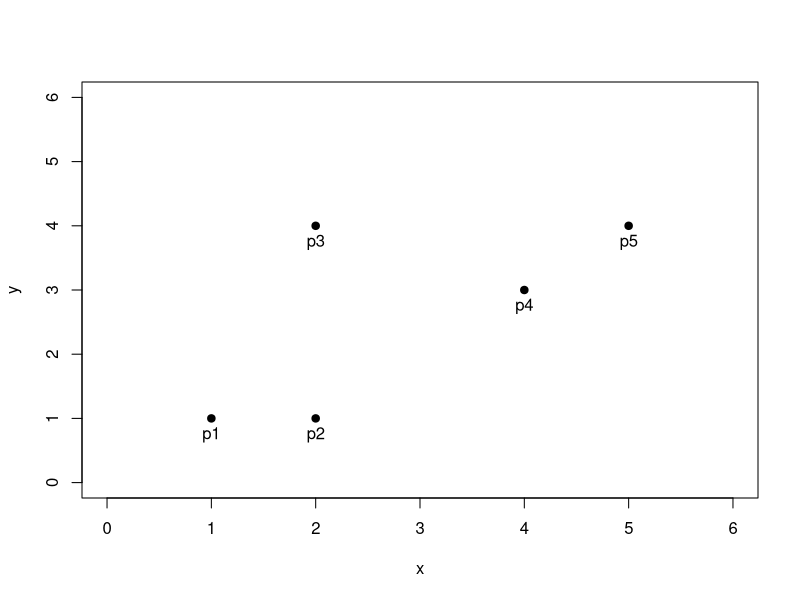
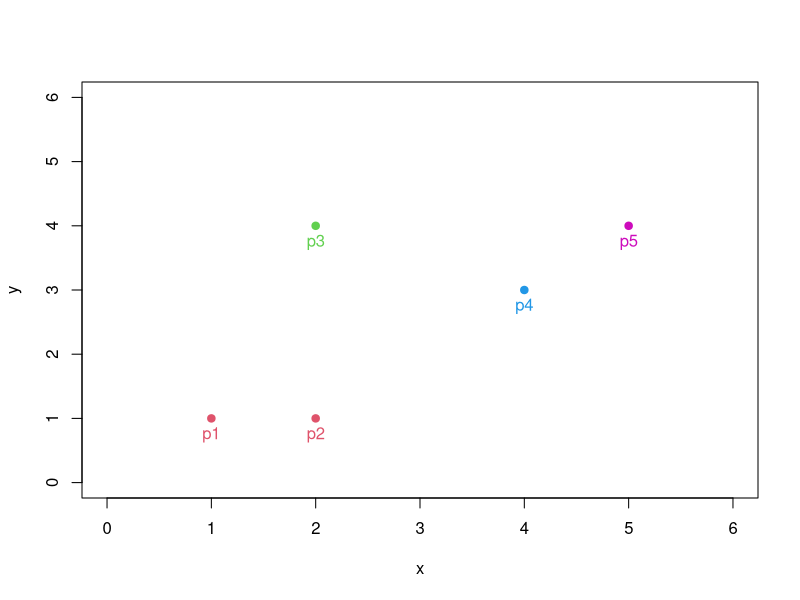
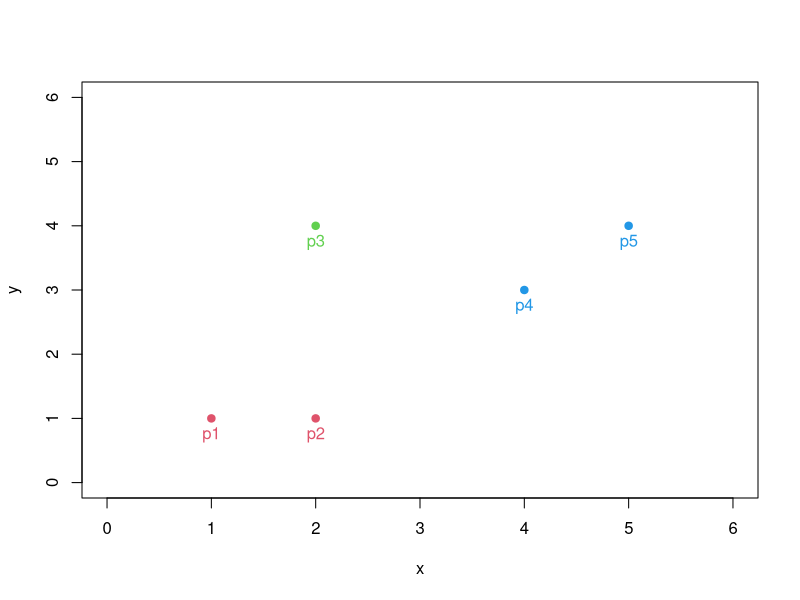
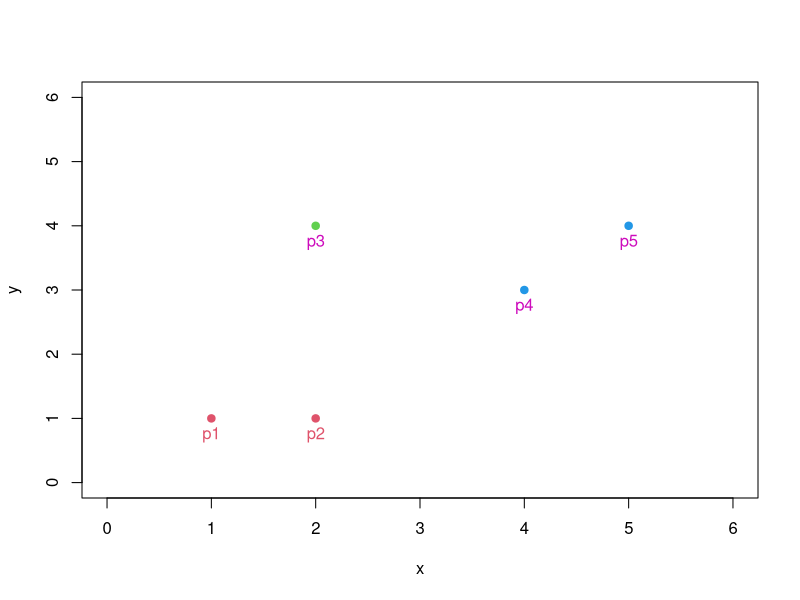
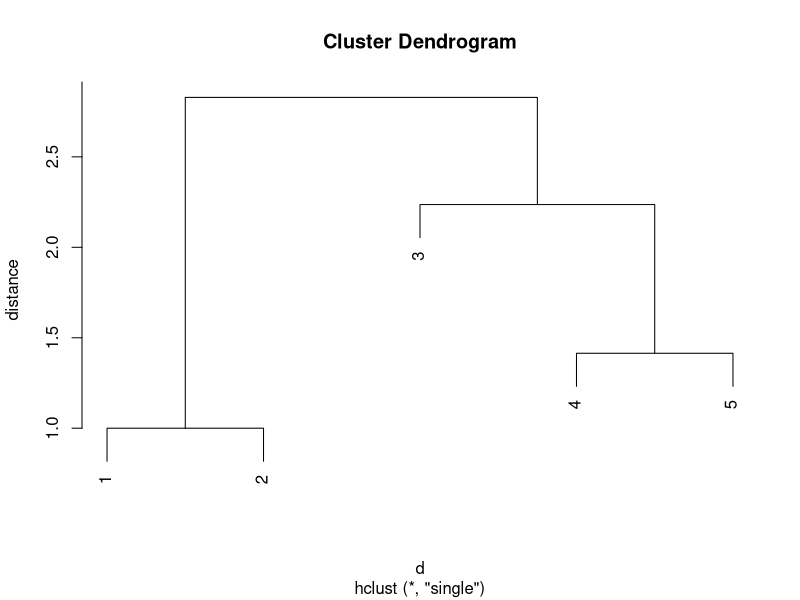

R code for these plots, in order:
## ---- chunk 1
knitr::opts_chunk$set(echo = TRUE, comment="")
## ---- chunk 2
x <- c(1,2,2,4,5)
y <- c(1,1,4,3,4)
df <- data.frame(cbind(x,y))
df
## ---- chunk 3
plot(df, pch=19, xlim=c(0,6), ylim=c(0,6))
text(df[,1], df[,2], labels=paste0("p",1:5), pos=1)
## ---- chunk 4
d <- dist(df, method="euclidian")
d

temp <- as.matrix(d)
temp
## ---- chunk 5
diag(temp) <- 999
## ---- chunk 6
which(temp==min(temp))
## ---- chunk 7
matrix(1:25, 5,5)
## ---- chunk 8
pos <- which(temp==min(temp))[1]
pos
## ---- chunk 9
if (pos %% ncol(temp)!=0){ # column 수로 위치(pos)를 나눈 나머지가 0이 아닌 경우

  c <- pos %/% ncol(temp) + 1 # column 수로 위치(pos)를 나눈 몫 + 1을 거리데이터의 column 위치로 저장
  r <- pos %% ncol(temp) # column 수로 위치(pos)를 나눈 나머지를 거리데이터의 row 위치로 저장

} else { # column 수로 위치(pos)를 나눈 나머지가 0인 경우

  c <- pos %/% ncol(temp) # column 수로 위치(pos)를 나눈 몫을 거리데이터의 column 위치로 저장
  r <- ncol(temp) # column 수를 거리데이터의 row 위치로 저장

  # row 위치를 저장할 때 column 수(ncol(temp))로 저장하는 것은 symmetric matrix이기 때문, nrow(temp)로 저장해도 됨

}
r
c
## ---- chunk 10
temp[r,c]
min(temp)
## ---- chunk 11
group <- c(2,2,3,4,6)
plot(df, pch=19, xlim=c(0,6), ylim=c(0,6), col=group)
text(df[,1], df[,2], labels=paste0("p",1:5), pos=1, col=group)
## ---- chunk 12
temp.1 <- temp[-c(r,c),-c(r,c)]
temp.1 <- rbind(temp.1, `12`=0)
temp.1 <- cbind(temp.1, `12`=0)
temp.1
## ---- chunk 13
min(temp[1,3], temp[2,3])
## ---- chunk 14
min(temp[1,4], temp[2,4])
## ---- chunk 15
min(temp[1,5], temp[2,5])
## ---- chunk 16
adj_dist <- c()
for (i in setdiff(1:ncol(temp), c(r,c))){
  adj_dist <- c(adj_dist, min(temp[r,i], temp[c,i]))
}
adj_dist <- c(adj_dist, 999)
temp.1[nrow(temp.1), ] <- adj_dist
temp.1[ ,ncol(temp.1)] <- adj_dist
temp.1
## ---- chunk 17
pos <- which(temp.1==min(temp.1))[1]
pos
if (pos %% ncol(temp.1)!=0){
  c <- pos %/% ncol(temp.1) + 1
  r <- pos %% ncol(temp.1)
} else {
  c <- pos %/% ncol(temp.1)
  r <- ncol(temp.1)
}
r
c
## ---- chunk 18
group <- c(2,2,3,4,4)

plot(df, pch=19, xlim=c(0,6), ylim=c(0,6), col=group)
text(df[,1], df[,2], labels=paste0("p",1:5), pos=1, col=group)
## ---- chunk 19
temp.2 <- temp.1[-c(r,c),-c(r,c)]
temp.2 <- rbind(temp.2, `45`=0)
temp.2 <- cbind(temp.2, `45`=0)
temp.2
## ---- chunk 20
min(temp.1[2,4], temp.1[3,4])
## ---- chunk 21
min(temp.1[2,1], temp.1[3,1])
## ---- chunk 22
adj_dist <- c()
for (i in setdiff(1:ncol(temp.1), c(r,c))){
  adj_dist <- c(adj_dist, min(temp.1[r,i], temp.1[c,i]))
}
adj_dist <- c(adj_dist, 999)
temp.2[nrow(temp.2), ] <- adj_dist
temp.2[ ,ncol(temp.2)] <- adj_dist
temp.2
## ---- chunk 23
pos <- which(temp.2==min(temp.2))[1]
pos
if (pos %% ncol(temp.2)!=0){
  c <- pos %/% ncol(temp.2) + 1
  r <- pos %% ncol(temp.2)
} else {
  c <- pos %/% ncol(temp.2)
  r <- ncol(temp.2)
}
r
c
## ---- chunk 24
group <- c(2,2,3,4,4)

plot(df, pch=19, xlim=c(0,6), ylim=c(0,6), col=group)
text(df[,1], df[,2], labels=paste0("p",1:5), pos=1, col=c(2,2,6,6,6))
## ---- chunk 25
temp.3 <- temp.2[-c(r,c),-c(r,c), drop=F]
temp.3 <- rbind(temp.3, `345`=0)
temp.3 <- cbind(temp.3, `345`=0)
temp.3
## ---- chunk 26
min(temp.2[3,2], temp.2[1,2])
## ---- chunk 27
adj_dist <- c()
for (i in setdiff(1:ncol(temp.2), c(r,c))){
  adj_dist <- c(adj_dist, min(temp.2[r,i], temp.2[c,i]))
}
adj_dist <- c(adj_dist, 999)
temp.3[nrow(temp.3), ] <- adj_dist
temp.3[ ,ncol(temp.3)] <- adj_dist
temp.3
## ---- chunk 28
library(cluster)
hc <- hclust(d, method="single")
hc
## ---- chunk 29
plot(hc, ylab="distance")
